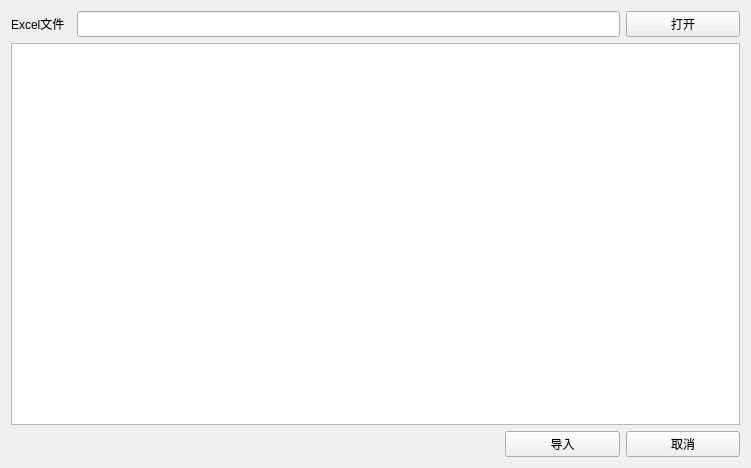
<?xml version="1.0" encoding="UTF-8"?>
<ui version="4.0">
 <class>ExcelImport</class>
 <widget class="QWidget" name="ExcelImport">
  <property name="geometry">
   <rect>
    <x>0</x>
    <y>0</y>
    <width>751</width>
    <height>468</height>
   </rect>
  </property>
  <property name="windowTitle">
   <string>ExcelImport</string>
  </property>
  <layout class="QGridLayout" name="gridLayout">
   <item row="0" column="0">
    <widget class="QLabel" name="label">
     <property name="maximumSize">
      <size>
       <width>60</width>
       <height>16777215</height>
      </size>
     </property>
     <property name="text">
      <string>Excel文件</string>
     </property>
    </widget>
   </item>
   <item row="0" column="1" colspan="2">
    <widget class="QLineEdit" name="lineEdit">
     <property name="sizePolicy">
      <sizepolicy hsizetype="Expanding" vsizetype="Preferred">
       <horstretch>0</horstretch>
       <verstretch>0</verstretch>
      </sizepolicy>
     </property>
    </widget>
   </item>
   <item row="0" column="3">
    <widget class="QPushButton" name="btnOpenExcel">
     <property name="sizePolicy">
      <sizepolicy hsizetype="Preferred" vsizetype="Preferred">
       <horstretch>0</horstretch>
       <verstretch>0</verstretch>
      </sizepolicy>
     </property>
     <property name="text">
      <string>打开</string>
     </property>
    </widget>
   </item>
   <item row="1" column="0" colspan="4">
    <widget class="QTableWidget" name="tableWidget"/>
   </item>
   <item row="2" column="0" colspan="2">
    <spacer name="horizontalSpacer">
     <property name="orientation">
      <enum>Qt::Horizontal</enum>
     </property>
     <property name="sizeHint" stdset="0">
      <size>
       <width>488</width>
       <height>20</height>
      </size>
     </property>
    </spacer>
   </item>
   <item row="2" column="2">
    <widget class="QPushButton" name="btnImport">
     <property name="sizePolicy">
      <sizepolicy hsizetype="Preferred" vsizetype="Preferred">
       <horstretch>0</horstretch>
       <verstretch>0</verstretch>
      </sizepolicy>
     </property>
     <property name="text">
      <string>导入</string>
     </property>
    </widget>
   </item>
   <item row="2" column="3">
    <widget class="QPushButton" name="btnCancel">
     <property name="sizePolicy">
      <sizepolicy hsizetype="Preferred" vsizetype="Preferred">
       <horstretch>0</horstretch>
       <verstretch>0</verstretch>
      </sizepolicy>
     </property>
     <property name="text">
      <string>取消</string>
     </property>
    </widget>
   </item>
  </layout>
 </widget>
 <layoutdefault spacing="6" margin="11"/>
 <resources/>
 <connections/>
</ui>
